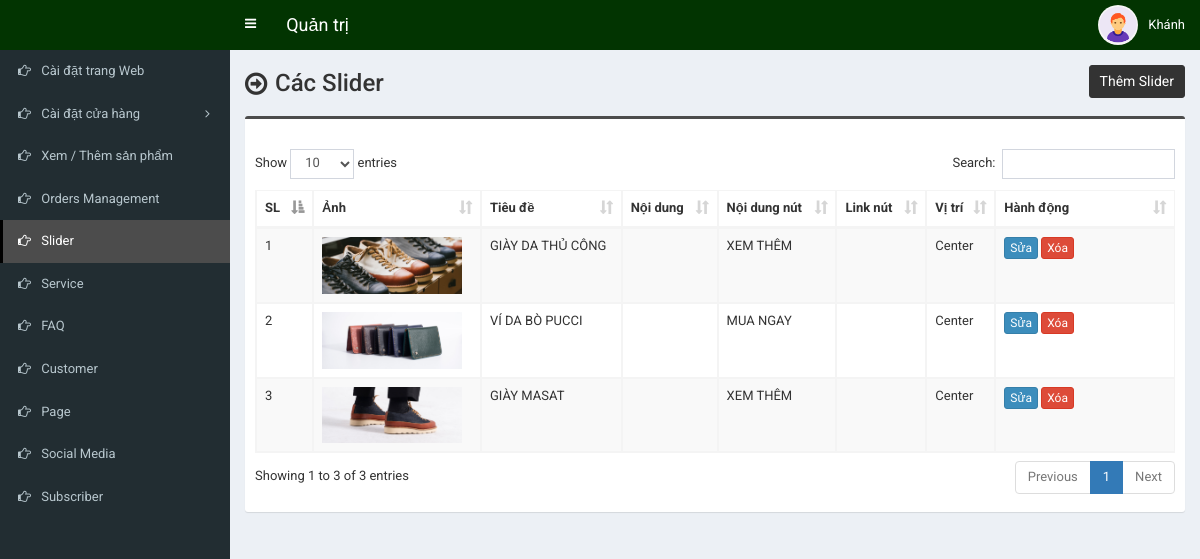
Screenshot of /admin/slider.php (signed in) with the database file from the repository.
### tables this page shows
CREATE TABLE `tbl_slider` (
  `id` int(11) NOT NULL,
  `photo` varchar(255) NOT NULL,
  `heading` varchar(255) NOT NULL,
  `content` text NOT NULL,
  `button_text` varchar(255) NOT NULL,
  `button_url` varchar(255) NOT NULL,
  `position` varchar(255) NOT NULL
);

### admin/slider.php (the view, shortened to what this page needs)
<?php require_once('header.php'); ?>
<section class="content-header">
	<div class="content-header-left">
		<h1>Các Slider</h1>
	</div>
	<div class="content-header-right">
		<a href="slider-add.php" class="btn btn-primary btn-sm">Thêm Slider</a>
	</div>
</section>
<section class="content">
	<div class="row">
		<div class="col-md-12">
			<div class="box box-info">
				<div class="box-body table-responsive">
					<table id="example1" class="table table-bordered table-striped">
						<thead>
							<tr>
								<th>SL</th>
								<th>Ảnh</th>
								<th>Tiêu đề</th>
								<th>Nội dung</th>
								<th>Nội dung nút</th>
								<th>Link nút</th>
								<th>Vị trí</th>
								<th width="140">Hành động</th>
							</tr>
						</thead>
						<tbody>
							<?php
							$i=0;
							$statement = $pdo->prepare("SELECT
														id,
														photo,
														heading,
														content,
														button_text,
														button_url,
														position
							                           	FROM tbl_slider
							                           	");
							$statement->execute();
							$result = $statement->fetchAll(PDO::FETCH_ASSOC);
							foreach ($result as $row) {
								$i++;
								?>
								<tr>
									<td><?php echo $i; ?></td>
									<td style="width:150px;"><img src="../assets/uploads/<?php echo $row['photo']; ?>" alt="<?php echo $row['heading']; ?>" style="width:140px;"></td>
									<td><?php echo $row['heading']; ?></td>
									<td><?php echo $row['content']; ?></td>
									<td><?php echo $row['button_text']; ?></td>
									<td><?php echo $row['button_url']; ?></td>
									<td><?php echo $row['position']; ?></td>
									<td>
										<a href="slider-edit.php?id=<?php echo $row['id']; ?>" class="btn btn-primary btn-xs">Sửa</a>
										<a href="#" class="btn btn-danger btn-xs" data-href="slider-delete.php?id=<?php echo $row['id']; ?>" data-toggle="modal" data-target="#confirm-delete">Xóa</a>
									</td>
								</tr>
								<?php
							}
							?>
						</tbody>
					</table>
				</div>
			</div>
		</div>
	</div>
</section>
<?php require_once('footer.php'); ?>

### admin/style.css (style rules this page uses)
body { font-size: 13px; font-family: 'Roboto', sans-serif; }
.content-header>h1, .content-header .content-header-left h1 { font-family: 'Roboto', sans-serif; }
.box-info { padding-top: 20px; }
.content-header { overflow: hidden; }
.content-header .content-header-left { float: left; padding-top: 5px; }
.content-header .content-header-right { float: right; }
.content-header .content-header-left h1 { margin-top: 0; margin-bottom: 0; padding-left: 30px; padding-bottom: 5px; font-size: 24px; position: relative; }
.content-header .content-header-left h1:before { position: absolute; top: 0; left: 0; font-family: 'FontAwesome', sans-serif; font-size: 26px; content: '\f18e'; }
.content-header .content-header-right a { position: relative; font-size: 14px; }
.box.box-info { border-top-color: #4c4c4c; }
.content-header .content-header-right a { background-color: #333333; border-color: #333333; }

### rows the page displays
tbl_slider: photo (picture), heading "GIÀY DA THỦ CÔNG", button_text "XEM THÊM", position "Center"
tbl_slider: photo (picture), heading "VÍ DA BÒ PUCCI", button_text "MUA NGAY", position "Center"
tbl_slider: photo (picture), heading "GIÀY MASAT", button_text "XEM THÊM", position "Center"

### other values shown
$_SESSION['user']['full_name'] "Khánh"
